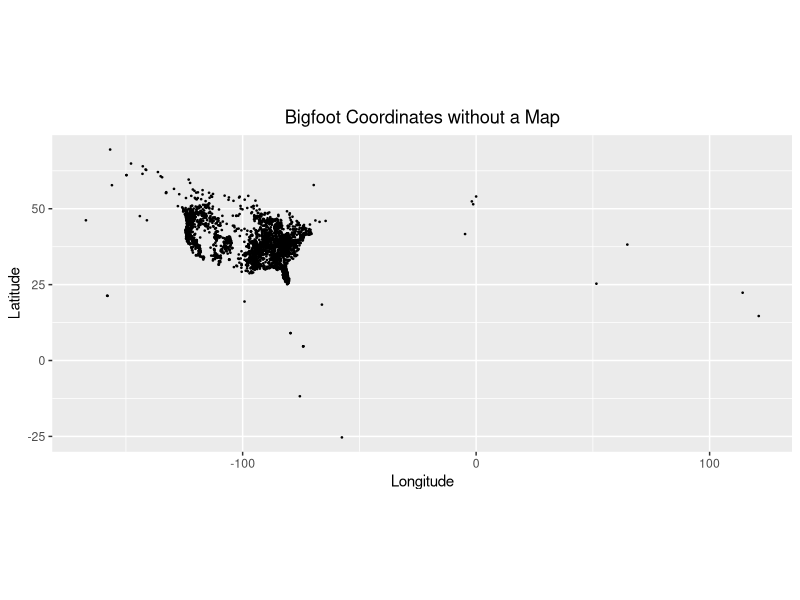
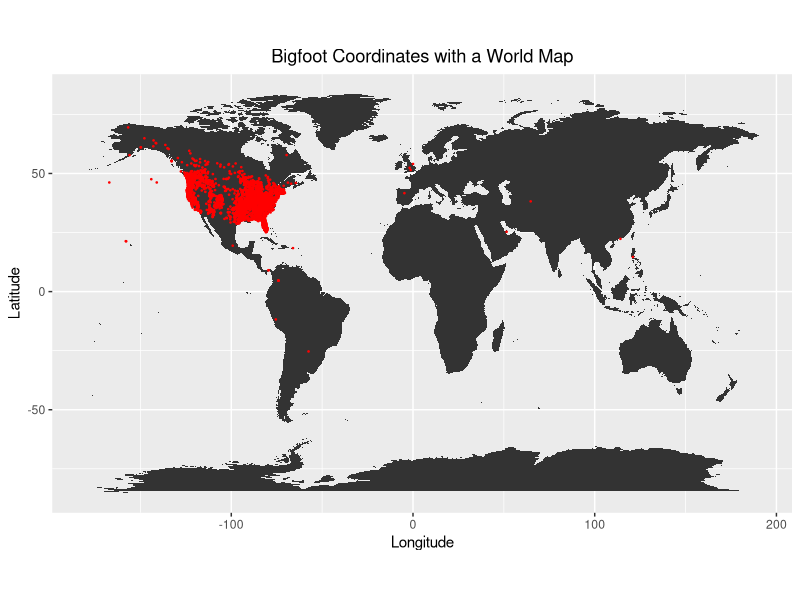
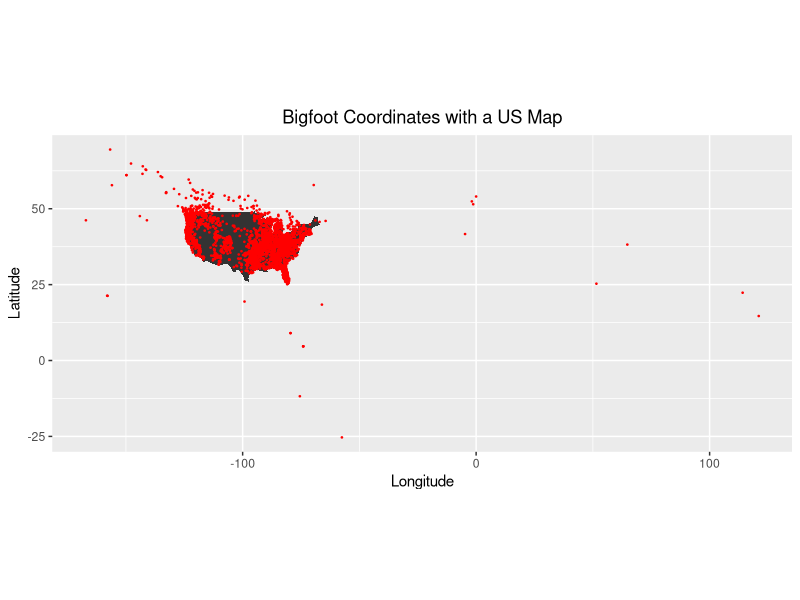
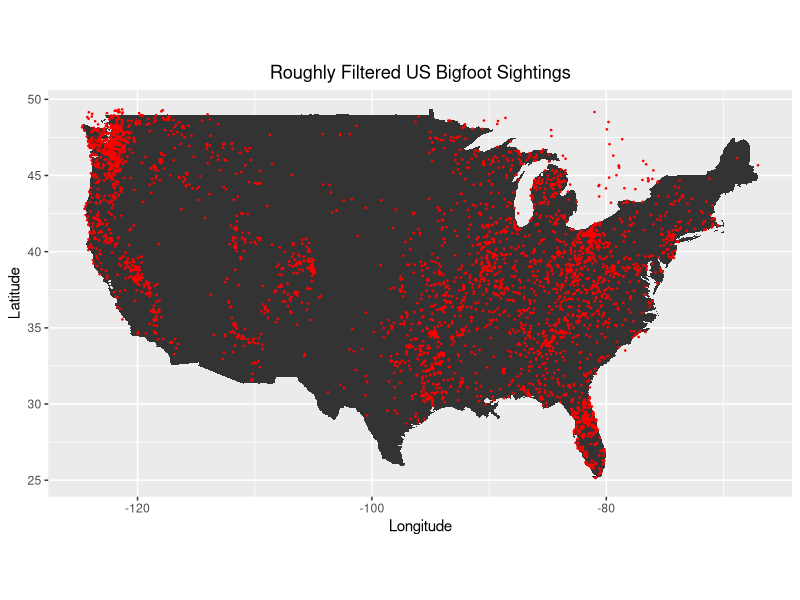

Recreate these plots in R, in order. (Note: this script raises an error after producing the figures.)
## ---- chunk 1
knitr::opts_chunk$set(echo = TRUE)
library(ggplot2)
library(tidyr)
library(dplyr)
library(maps)
library(mapproj)
library(sf)
## ---- chunk 2
bigfoot = read.csv('Bigfoot_Sightings.csv') %>%
  select(long=X, lat=Y, time=TimeWhen)
str(bigfoot)
## ---- chunk 3
ggplot(bigfoot, aes(long, lat)) + 
  geom_point(size = .25, show.legend = FALSE) +
  coord_fixed(1.3)+
  xlab("Longitude")+
  ylab("Latitude")+
  ggtitle("Bigfoot Coordinates without a Map")+
  theme(plot.title= element_text(hjust=0.5))+
  coord_fixed(1.3)
## ---- chunk 4
world_map = map_data("world")
ggplot(bigfoot, aes(x = long, y = lat))+
  geom_map(data = world_map, map = world_map, aes(map_id=region))+
  expand_limits(x = world_map$long, y = world_map$lat)+
  geom_point(size=0.25, color = "red") +
  coord_fixed(1.3)+
  xlab("Longitude")+
  ylab("Latitude")+
  ggtitle("Bigfoot Coordinates with a World Map")+
  theme(plot.title= element_text(hjust=0.5))+
  coord_fixed(1.3)
## ---- chunk 5
us_map = map_data("state")
ggplot(bigfoot, aes(x = long, y = lat))+
  geom_map(data = us_map, map = us_map, aes(map_id=region))+
  geom_point(size=0.25, color = "red") +
  coord_fixed(1.3)+
  xlab("Longitude")+
  ylab("Latitude")+
  ggtitle("Bigfoot Coordinates with a US Map")+
  theme(plot.title= element_text(hjust=0.5))+
  coord_fixed(1.3)
## ---- chunk 6
filtered_data <- bigfoot %>%
  filter(lat >= 24.4 &
         lat <= 49.4 &
         long >= -125.0 &
         long <= -66.9)
fewPoints = filtered_data


ggplot(filtered_data, aes(x = long, y = lat))+
  geom_map(data = us_map, map = us_map, aes(map_id=region))+
  geom_point(size=0.25, color = "red")+
  coord_fixed(1.3)+
  xlab("Longitude")+
  ylab("Latitude")+
  ggtitle("Roughly Filtered US Bigfoot Sightings")+
  theme(plot.title= element_text(hjust=0.5))+
  coord_fixed(1.3)
## ---- chunk 7
library(rnaturalearth)
library(maps)
#Source: https://stackoverflow.com/questions/8751497/latitude-longitude-coordinates-tweb-state-code-in-r
lonlat_to_state <- function(fewPoints,
                            states = spData::us_states,
                            name_col = "NAME") {
    pts <- st_as_sf(fewPoints, coords = 1:2, crs = 4326)
    states <- st_transform(states, crs = 3857)
    pts <- st_transform(pts, crs = 3857)
    state_names <- states[[name_col]]
    ii <- as.integer(st_intersects(pts, states))
    state_names[ii]
}
us_states_ne <- ne_states(country = "United States of America",
                          returnclass = "sf")
data_with_states<- fewPoints |> mutate(state = tolower(lonlat_to_state(fewPoints, states = us_states_ne, name_col = "name")))
data_with_states = data_with_states |> filter(!is.na(state))
summarizedData = data_with_states |> group_by(state) |> summarize(totalSightings = n()) |> ungroup()
ggplot(data_with_states, aes(x = long, y = lat))+
  geom_map(data = us_map, map = us_map, aes(map_id=region))+
  geom_point(size=0.25, color = "red")+
  xlim(-126,-60)+
  ylim(24.4,49.4)+
  coord_fixed(1.3)+
  xlab("Longitude")+
  ylab("Latitude")+
  ggtitle("US Bigfoot Sightings")+
  theme(plot.title= element_text(hjust=0.5))+
  coord_fixed(1.3)


data_with_states = data_with_states |> merge(summarizedData,by="state")

ggplot(data_with_states, aes(map_id = state))+
  geom_map(aes(fill = totalSightings), map = us_map)+
expand_limits(x = us_map$long, y=us_map$lat)+
  coord_fixed(1.3)+
  xlab("Longitude")+
  ylab("Latitude")+
  ggtitle("US Bigfoot Sighting Frequency by State")+
  theme(plot.title= element_text(hjust=0.5))+
  guides(fill=guide_legend(title="Total Sightings"))+
  coord_fixed(1.3)
## ---- chunk 8
#Source: https://ggplot2.tidyverse.org/reference/geom_map.html
ggplot(data_with_states, aes(map_id = state))+
  geom_map(aes(fill = totalSightings), map = us_map)+
expand_limits(x = us_map$long, y=us_map$lat)+
  coord_sf(
     crs = 5070, default_crs = 4326,
     xlim = c(-125, -70), ylim = c(25, 52)
   )+
  xlab("Longitude")+
  ylab("Latitude")+
  ggtitle("US Bigfoot Sighting Frequency by State (Global Projection)")+
  theme(plot.title= element_text(hjust=0.5))
## ---- chunk 9
washington_data <- data_with_states %>%
  filter(state == "washington")
washington_map <- map_data("state", region = "washington")
ggplot(washington_data, aes(x = long, y = lat)) +
  geom_map(data = washington_map, map = washington_map, aes(map_id = region)) +
  geom_point(size = 0.25, color = "red") +
  expand_limits(x = washington_map$long, y=washington_map$lat)+
  coord_fixed(1.3)+
  xlab("Longitude")+
  ylab("Latitude")+
  ggtitle("Washington Bigfoot Sightings")+
  theme(plot.title= element_text(hjust=0.5))+
  coord_fixed(1.3)
